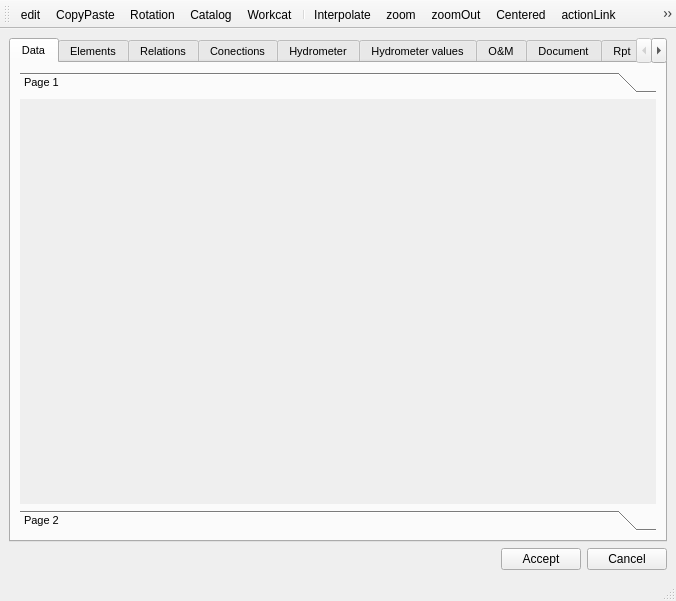
<?xml version="1.0" encoding="UTF-8"?>
<ui version="4.0">
 <class>ws_man_node</class>
 <widget class="QMainWindow" name="ws_man_node">
  <property name="geometry">
   <rect>
    <x>0</x>
    <y>0</y>
    <width>676</width>
    <height>601</height>
   </rect>
  </property>
  <property name="windowTitle">
   <string>Junction</string>
  </property>
  <widget class="QWidget" name="centralwidget">
   <layout class="QVBoxLayout" name="verticalLayout">
    <item>
     <layout class="QGridLayout" name="top_layout"/>
    </item>
    <item>
     <widget class="QTabWidget" name="tab_main">
      <property name="font">
       <font>
        <pointsize>8</pointsize>
        <weight>50</weight>
        <bold>false</bold>
       </font>
      </property>
      <property name="toolTip">
       <string/>
      </property>
      <property name="tabShape">
       <enum>QTabWidget::Rounded</enum>
      </property>
      <property name="currentIndex">
       <number>0</number>
      </property>
      <widget class="QWidget" name="tab_data">
       <attribute name="title">
        <string>Data</string>
       </attribute>
       <layout class="QVBoxLayout" name="verticalLayout_2">
        <item>
         <widget class="QToolBox" name="toolBox">
          <property name="currentIndex">
           <number>0</number>
          </property>
          <widget class="QWidget" name="page11">
           <property name="geometry">
            <rect>
             <x>0</x>
             <y>0</y>
             <width>634</width>
             <height>382</height>
            </rect>
           </property>
           <attribute name="label">
            <string>Page 1</string>
           </attribute>
           <layout class="QHBoxLayout" name="horizontalLayout_2">
            <item>
             <layout class="QGridLayout" name="layout_data_1"/>
            </item>
            <item>
             <layout class="QGridLayout" name="layout_data_2"/>
            </item>
           </layout>
          </widget>
          <widget class="QWidget" name="page12">
           <property name="geometry">
            <rect>
             <x>0</x>
             <y>0</y>
             <width>634</width>
             <height>382</height>
            </rect>
           </property>
           <attribute name="label">
            <string>Page 2</string>
           </attribute>
           <layout class="QHBoxLayout" name="horizontalLayout_3">
            <item>
             <layout class="QGridLayout" name="layout_data_3"/>
            </item>
           </layout>
          </widget>
         </widget>
        </item>
       </layout>
      </widget>
      <widget class="QWidget" name="tab_elements">
       <attribute name="title">
        <string>Elements</string>
       </attribute>
       <layout class="QGridLayout" name="gridLayout_2">
        <item row="0" column="0">
         <layout class="QHBoxLayout" name="horizontalLayout_4">
          <item>
           <widget class="QLineEdit" name="element_id">
            <property name="maximumSize">
             <size>
              <width>200</width>
              <height>16777215</height>
             </size>
            </property>
           </widget>
          </item>
          <item>
           <widget class="QPushButton" name="btn_insert">
            <property name="enabled">
             <bool>true</bool>
            </property>
            <property name="sizePolicy">
             <sizepolicy hsizetype="Fixed" vsizetype="Fixed">
              <horstretch>0</horstretch>
              <verstretch>0</verstretch>
             </sizepolicy>
            </property>
            <property name="maximumSize">
             <size>
              <width>24</width>
              <height>24</height>
             </size>
            </property>
            <property name="text">
             <string/>
            </property>
            <property name="icon">
             <iconset>
              <normaloff>../icons/111b.png</normaloff>../icons/111b.png</iconset>
            </property>
            <property name="iconSize">
             <size>
              <width>22</width>
              <height>22</height>
             </size>
            </property>
           </widget>
          </item>
          <item>
           <widget class="QPushButton" name="btn_delete">
            <property name="maximumSize">
             <size>
              <width>24</width>
              <height>24</height>
             </size>
            </property>
            <property name="text">
             <string/>
            </property>
            <property name="icon">
             <iconset>
              <normaloff>../icons/112b.png</normaloff>../icons/112b.png</iconset>
            </property>
            <property name="iconSize">
             <size>
              <width>22</width>
              <height>22</height>
             </size>
            </property>
           </widget>
          </item>
          <item>
           <widget class="QPushButton" name="btn_new_element">
            <property name="maximumSize">
             <size>
              <width>24</width>
              <height>24</height>
             </size>
            </property>
            <property name="text">
             <string/>
            </property>
            <property name="icon">
             <iconset>
              <normaloff>../icons/131b.png</normaloff>../icons/131b.png</iconset>
            </property>
            <property name="iconSize">
             <size>
              <width>22</width>
              <height>22</height>
             </size>
            </property>
           </widget>
          </item>
          <item>
           <spacer name="horizontalSpacer_2">
            <property name="orientation">
             <enum>Qt::Horizontal</enum>
            </property>
            <property name="sizeHint" stdset="0">
             <size>
              <width>40</width>
              <height>20</height>
             </size>
            </property>
           </spacer>
          </item>
          <item>
           <widget class="QPushButton" name="btn_open_element">
            <property name="maximumSize">
             <size>
              <width>24</width>
              <height>24</height>
             </size>
            </property>
            <property name="text">
             <string/>
            </property>
            <property name="icon">
             <iconset>
              <normaloff>../icons/134b.png</normaloff>../icons/134b.png</iconset>
            </property>
            <property name="iconSize">
             <size>
              <width>22</width>
              <height>22</height>
             </size>
            </property>
           </widget>
          </item>
         </layout>
        </item>
        <item row="1" column="0">
         <widget class="QTableView" name="tbl_element"/>
        </item>
       </layout>
      </widget>
      <widget class="QWidget" name="tab_relations">
       <attribute name="title">
        <string>Relations</string>
       </attribute>
       <layout class="QGridLayout" name="gridLayout">
        <item row="0" column="0">
         <layout class="QHBoxLayout" name="horizontalLayout_5">
          <item>
           <widget class="QTableView" name="tbl_relations"/>
          </item>
         </layout>
        </item>
       </layout>
      </widget>
      <widget class="QWidget" name="tab_connections">
       <attribute name="title">
        <string>Conections</string>
       </attribute>
       <layout class="QGridLayout" name="gridLayout_3">
        <item row="0" column="0">
         <layout class="QVBoxLayout" name="verticalLayout_3">
          <item>
           <widget class="QLabel" name="label">
            <property name="text">
             <string>Upstream features:</string>
            </property>
           </widget>
          </item>
          <item>
           <widget class="QTableView" name="tbl_upstream"/>
          </item>
          <item>
           <widget class="QLabel" name="label_2">
            <property name="text">
             <string>Downstream features:</string>
            </property>
           </widget>
          </item>
          <item>
           <widget class="QTableView" name="tbl_downstream"/>
          </item>
         </layout>
        </item>
       </layout>
      </widget>
      <widget class="QWidget" name="tab_hydrometer">
       <attribute name="title">
        <string>Hydrometer</string>
       </attribute>
       <layout class="QGridLayout" name="gridLayout_10">
        <item row="1" column="0">
         <layout class="QHBoxLayout" name="horizontalLayout_9">
          <item>
           <widget class="QLineEdit" name="txt_hydrometer_id">
            <property name="maximumSize">
             <size>
              <width>250</width>
              <height>250</height>
             </size>
            </property>
           </widget>
          </item>
          <item>
           <spacer name="horizontalSpacer_6">
            <property name="orientation">
             <enum>Qt::Horizontal</enum>
            </property>
            <property name="sizeHint" stdset="0">
             <size>
              <width>40</width>
              <height>20</height>
             </size>
            </property>
           </spacer>
          </item>
          <item>
           <widget class="QPushButton" name="btn_link">
            <property name="maximumSize">
             <size>
              <width>24</width>
              <height>24</height>
             </size>
            </property>
            <property name="text">
             <string/>
            </property>
           </widget>
          </item>
         </layout>
        </item>
        <item row="2" column="0">
         <widget class="QTableView" name="tbl_hydrometer"/>
        </item>
       </layout>
      </widget>
      <widget class="QWidget" name="tab_hydrometer_val">
       <attribute name="title">
        <string>Hydrometer values</string>
       </attribute>
       <layout class="QGridLayout" name="gridLayout_6">
        <item row="0" column="0">
         <widget class="QLabel" name="label_12">
          <property name="text">
           <string>Cat period filter :</string>
          </property>
         </widget>
        </item>
        <item row="2" column="0">
         <widget class="QTableView" name="tbl_hydrometer_value">
          <property name="sortingEnabled">
           <bool>true</bool>
          </property>
         </widget>
        </item>
        <item row="1" column="0">
         <layout class="QHBoxLayout" name="horizontalLayout_7">
          <item>
           <widget class="QComboBox" name="cmb_cat_period_id_filter"/>
          </item>
          <item>
           <spacer name="horizontalSpacer_4">
            <property name="orientation">
             <enum>Qt::Horizontal</enum>
            </property>
            <property name="sizeHint" stdset="0">
             <size>
              <width>40</width>
              <height>20</height>
             </size>
            </property>
           </spacer>
          </item>
         </layout>
        </item>
       </layout>
      </widget>
      <widget class="QWidget" name="tab_om">
       <attribute name="title">
        <string>O&amp;&amp;M</string>
       </attribute>
       <layout class="QGridLayout" name="gridLayout_14">
        <item row="4" column="0">
         <widget class="QTableView" name="tbl_event"/>
        </item>
        <item row="1" column="0">
         <widget class="Line" name="line_2">
          <property name="orientation">
           <enum>Qt::Horizontal</enum>
          </property>
         </widget>
        </item>
        <item row="0" column="0">
         <layout class="QGridLayout" name="gridLayout_15">
          <item row="0" column="1">
           <widget class="QLabel" name="label_9">
            <property name="text">
             <string>To:</string>
            </property>
           </widget>
          </item>
          <item row="0" column="0">
           <widget class="QLabel" name="label_8">
            <property name="text">
             <string>From:</string>
            </property>
           </widget>
          </item>
          <item row="0" column="2">
           <widget class="QLabel" name="label_10">
            <property name="text">
             <string>Parameter type:</string>
            </property>
           </widget>
          </item>
          <item row="0" column="3">
           <widget class="QLabel" name="label_11">
            <property name="text">
             <string>Parameter:</string>
            </property>
           </widget>
          </item>
          <item row="1" column="0">
           <widget class="QDateEdit" name="date_event_from">
            <property name="maximumSize">
             <size>
              <width>150</width>
              <height>16777215</height>
             </size>
            </property>
            <property name="calendarPopup">
             <bool>true</bool>
            </property>
           </widget>
          </item>
          <item row="1" column="1">
           <widget class="QDateEdit" name="date_event_to">
            <property name="maximumSize">
             <size>
              <width>150</width>
              <height>16777215</height>
             </size>
            </property>
            <property name="calendarPopup">
             <bool>true</bool>
            </property>
           </widget>
          </item>
          <item row="1" column="2">
           <widget class="QComboBox" name="event_type"/>
          </item>
          <item row="1" column="3">
           <widget class="QComboBox" name="event_id"/>
          </item>
         </layout>
        </item>
        <item row="3" column="0">
         <layout class="QHBoxLayout" name="horizontalLayout_10">
          <item>
           <widget class="QPushButton" name="btn_open_visit">
            <property name="maximumSize">
             <size>
              <width>24</width>
              <height>24</height>
             </size>
            </property>
            <property name="text">
             <string/>
            </property>
            <property name="icon">
             <iconset>
              <normaloff>../icons/65b.png</normaloff>../icons/65b.png</iconset>
            </property>
            <property name="iconSize">
             <size>
              <width>22</width>
              <height>22</height>
             </size>
            </property>
           </widget>
          </item>
          <item>
           <widget class="QPushButton" name="btn_new_visit">
            <property name="maximumSize">
             <size>
              <width>24</width>
              <height>24</height>
             </size>
            </property>
            <property name="text">
             <string/>
            </property>
           </widget>
          </item>
          <item>
           <spacer name="horizontalSpacer_7">
            <property name="orientation">
             <enum>Qt::Horizontal</enum>
            </property>
            <property name="sizeHint" stdset="0">
             <size>
              <width>40</width>
              <height>20</height>
             </size>
            </property>
           </spacer>
          </item>
          <item>
           <widget class="QPushButton" name="btn_open_gallery">
            <property name="maximumSize">
             <size>
              <width>24</width>
              <height>24</height>
             </size>
            </property>
            <property name="text">
             <string/>
            </property>
           </widget>
          </item>
          <item>
           <widget class="QPushButton" name="btn_open_visit_doc">
            <property name="maximumSize">
             <size>
              <width>24</width>
              <height>24</height>
             </size>
            </property>
            <property name="text">
             <string/>
            </property>
           </widget>
          </item>
          <item>
           <widget class="QPushButton" name="btn_open_visit_event">
            <property name="maximumSize">
             <size>
              <width>24</width>
              <height>24</height>
             </size>
            </property>
            <property name="text">
             <string/>
            </property>
           </widget>
          </item>
         </layout>
        </item>
       </layout>
      </widget>
      <widget class="QWidget" name="tab_documents">
       <attribute name="title">
        <string>Document</string>
       </attribute>
       <layout class="QGridLayout" name="gridLayout_5">
        <item row="0" column="0">
         <layout class="QGridLayout" name="gridLayout_4" rowstretch="0,0" columnstretch="0,0,0" rowminimumheight="0,0" columnminimumwidth="0,0,0">
          <property name="sizeConstraint">
           <enum>QLayout::SetDefaultConstraint</enum>
          </property>
          <property name="verticalSpacing">
           <number>6</number>
          </property>
          <item row="1" column="1">
           <widget class="QDateEdit" name="date_document_to">
            <property name="calendarPopup">
             <bool>true</bool>
            </property>
           </widget>
          </item>
          <item row="1" column="2">
           <widget class="QComboBox" name="doc_type"/>
          </item>
          <item row="0" column="2">
           <widget class="QLabel" name="label_3">
            <property name="text">
             <string>Type:</string>
            </property>
           </widget>
          </item>
          <item row="0" column="0">
           <widget class="QLabel" name="label_4">
            <property name="text">
             <string>From:</string>
            </property>
           </widget>
          </item>
          <item row="1" column="0">
           <widget class="QDateEdit" name="date_document_from">
            <property name="calendarPopup">
             <bool>true</bool>
            </property>
           </widget>
          </item>
          <item row="0" column="1">
           <widget class="QLabel" name="label_5">
            <property name="text">
             <string>To:</string>
            </property>
           </widget>
          </item>
         </layout>
        </item>
        <item row="2" column="0">
         <layout class="QHBoxLayout" name="horizontalLayout_6">
          <property name="topMargin">
           <number>0</number>
          </property>
          <item>
           <widget class="QLabel" name="label_7">
            <property name="text">
             <string>Doc id:</string>
            </property>
           </widget>
          </item>
          <item>
           <widget class="QLineEdit" name="doc_id">
            <property name="maximumSize">
             <size>
              <width>200</width>
              <height>16777215</height>
             </size>
            </property>
           </widget>
          </item>
          <item>
           <widget class="QPushButton" name="btn_doc_insert">
            <property name="maximumSize">
             <size>
              <width>24</width>
              <height>24</height>
             </size>
            </property>
            <property name="text">
             <string/>
            </property>
            <property name="icon">
             <iconset>
              <normaloff>../icons/111b.png</normaloff>../icons/111b.png</iconset>
            </property>
            <property name="iconSize">
             <size>
              <width>22</width>
              <height>22</height>
             </size>
            </property>
           </widget>
          </item>
          <item>
           <widget class="QPushButton" name="btn_doc_delete">
            <property name="maximumSize">
             <size>
              <width>24</width>
              <height>24</height>
             </size>
            </property>
            <property name="text">
             <string/>
            </property>
            <property name="icon">
             <iconset>
              <normaloff>../icons/112b.png</normaloff>../icons/112b.png</iconset>
            </property>
            <property name="iconSize">
             <size>
              <width>22</width>
              <height>22</height>
             </size>
            </property>
           </widget>
          </item>
          <item>
           <widget class="QPushButton" name="btn_doc_new">
            <property name="maximumSize">
             <size>
              <width>24</width>
              <height>24</height>
             </size>
            </property>
            <property name="text">
             <string/>
            </property>
            <property name="icon">
             <iconset>
              <normaloff>../icons/131b.png</normaloff>../icons/131b.png</iconset>
            </property>
            <property name="iconSize">
             <size>
              <width>22</width>
              <height>22</height>
             </size>
            </property>
           </widget>
          </item>
          <item>
           <spacer name="horizontalSpacer_3">
            <property name="orientation">
             <enum>Qt::Horizontal</enum>
            </property>
            <property name="sizeHint" stdset="0">
             <size>
              <width>40</width>
              <height>20</height>
             </size>
            </property>
           </spacer>
          </item>
          <item>
           <widget class="QPushButton" name="btn_open_doc">
            <property name="maximumSize">
             <size>
              <width>24</width>
              <height>24</height>
             </size>
            </property>
            <property name="text">
             <string/>
            </property>
            <property name="icon">
             <iconset>
              <normaloff>../icons/170b.png</normaloff>../icons/170b.png</iconset>
            </property>
            <property name="iconSize">
             <size>
              <width>22</width>
              <height>22</height>
             </size>
            </property>
           </widget>
          </item>
         </layout>
        </item>
        <item row="3" column="0">
         <widget class="QTableView" name="tbl_document"/>
        </item>
        <item row="1" column="0">
         <widget class="Line" name="line">
          <property name="orientation">
           <enum>Qt::Horizontal</enum>
          </property>
         </widget>
        </item>
       </layout>
      </widget>
      <widget class="QWidget" name="tab_rpt">
       <attribute name="title">
        <string>Rpt</string>
       </attribute>
       <layout class="QGridLayout" name="gridLayout_17">
        <item row="0" column="0">
         <layout class="QGridLayout" name="rpt_layout1"/>
        </item>
       </layout>
      </widget>
      <widget class="QWidget" name="tab_plan">
       <attribute name="title">
        <string>Plan</string>
       </attribute>
       <layout class="QGridLayout" name="gridLayout_20">
        <item row="0" column="0">
         <layout class="QGridLayout" name="plan_layout"/>
        </item>
       </layout>
      </widget>
     </widget>
    </item>
    <item>
     <layout class="QGridLayout" name="bot_layout_1"/>
    </item>
    <item>
     <layout class="QGridLayout" name="bot_layout_2"/>
    </item>
    <item>
     <layout class="QHBoxLayout" name="horizontalLayout">
      <item>
       <spacer name="horizontalSpacer">
        <property name="orientation">
         <enum>Qt::Horizontal</enum>
        </property>
        <property name="sizeHint" stdset="0">
         <size>
          <width>40</width>
          <height>20</height>
         </size>
        </property>
       </spacer>
      </item>
      <item>
       <widget class="QPushButton" name="btn_accept">
        <property name="text">
         <string>Accept</string>
        </property>
       </widget>
      </item>
      <item>
       <widget class="QPushButton" name="btn_cancel">
        <property name="text">
         <string>Cancel</string>
        </property>
       </widget>
      </item>
     </layout>
    </item>
   </layout>
  </widget>
  <widget class="QStatusBar" name="statusbar"/>
  <widget class="QToolBar" name="toolBar">
   <property name="windowTitle">
    <string>toolBar</string>
   </property>
   <property name="iconSize">
    <size>
     <width>20</width>
     <height>18</height>
    </size>
   </property>
   <attribute name="toolBarArea">
    <enum>TopToolBarArea</enum>
   </attribute>
   <attribute name="toolBarBreak">
    <bool>false</bool>
   </attribute>
   <addaction name="actionEdit"/>
   <addaction name="actionCopyPaste"/>
   <addaction name="actionRotation"/>
   <addaction name="actionCatalog"/>
   <addaction name="actionWorkcat"/>
   <addaction name="separator"/>
   <addaction name="actionInterpolate"/>
   <addaction name="actionZoom"/>
   <addaction name="actionZoomOut"/>
   <addaction name="actionCentered"/>
   <addaction name="actionLink"/>
   <addaction name="actionSection"/>
   <addaction name="separator"/>
   <addaction name="actionHelp"/>
  </widget>
  <action name="actionZoom">
   <property name="icon">
    <iconset>
     <normaloff>../icons/103.png</normaloff>../icons/103.png</iconset>
   </property>
   <property name="text">
    <string>zoom</string>
   </property>
   <property name="toolTip">
    <string>Zoom</string>
   </property>
   <property name="visible">
    <bool>true</bool>
   </property>
  </action>
  <action name="actionCentered">
   <property name="icon">
    <iconset>
     <normaloff>../icons/104.png</normaloff>../icons/104.png</iconset>
   </property>
   <property name="text">
    <string>Centered</string>
   </property>
   <property name="visible">
    <bool>true</bool>
   </property>
  </action>
  <action name="actionZoomOut">
   <property name="icon">
    <iconset>
     <normaloff>../icons/107.png</normaloff>../icons/107.png</iconset>
   </property>
   <property name="text">
    <string>zoomOut</string>
   </property>
   <property name="toolTip">
    <string>Zoom Out</string>
   </property>
   <property name="visible">
    <bool>true</bool>
   </property>
  </action>
  <action name="actionCopyPaste">
   <property name="checkable">
    <bool>true</bool>
   </property>
   <property name="icon">
    <iconset>
     <normaloff>../icons/107b.png</normaloff>../icons/107b.png</iconset>
   </property>
   <property name="text">
    <string>CopyPaste</string>
   </property>
   <property name="toolTip">
    <string>Copy&amp;Paste</string>
   </property>
   <property name="visible">
    <bool>true</bool>
   </property>
  </action>
  <action name="actionRotation">
   <property name="icon">
    <iconset>
     <normaloff>../icons/107c.png</normaloff>../icons/107c.png</iconset>
   </property>
   <property name="text">
    <string>Rotation</string>
   </property>
   <property name="visible">
    <bool>true</bool>
   </property>
  </action>
  <action name="actionLink">
   <property name="icon">
    <iconset>
     <normaloff>../icons/173.png</normaloff>../icons/173.png</iconset>
   </property>
   <property name="text">
    <string>actionLink</string>
   </property>
   <property name="toolTip">
    <string>Link</string>
   </property>
   <property name="visible">
    <bool>true</bool>
   </property>
  </action>
  <action name="actionEdit">
   <property name="checkable">
    <bool>true</bool>
   </property>
   <property name="icon">
    <iconset>
     <normaloff>../icons/101.png</normaloff>../icons/101.png</iconset>
   </property>
   <property name="text">
    <string>edit</string>
   </property>
   <property name="toolTip">
    <string>Edit</string>
   </property>
   <property name="visible">
    <bool>true</bool>
   </property>
  </action>
  <action name="actionWorkcat">
   <property name="icon">
    <iconset>
     <normaloff>../icons/193.png</normaloff>../icons/193.png</iconset>
   </property>
   <property name="text">
    <string>Workcat</string>
   </property>
   <property name="visible">
    <bool>true</bool>
   </property>
  </action>
  <action name="actionCatalog">
   <property name="text">
    <string>Catalog</string>
   </property>
   <property name="visible">
    <bool>true</bool>
   </property>
  </action>
  <action name="actionHelp">
   <property name="icon">
    <iconset>
     <normaloff>../icons/73.png</normaloff>../icons/73.png</iconset>
   </property>
   <property name="text">
    <string>Help</string>
   </property>
   <property name="toolTip">
    <string>Help</string>
   </property>
   <property name="visible">
    <bool>true</bool>
   </property>
  </action>
  <action name="actionInterpolate">
   <property name="icon">
    <iconset>
     <normaloff>../icons/194.png</normaloff>../icons/194.png</iconset>
   </property>
   <property name="text">
    <string>Interpolate</string>
   </property>
   <property name="toolTip">
    <string>Interpolate</string>
   </property>
   <property name="visible">
    <bool>true</bool>
   </property>
  </action>
  <action name="actionSection">
   <property name="text">
    <string>Section</string>
   </property>
   <property name="toolTip">
    <string>Show section</string>
   </property>
   <property name="visible">
    <bool>true</bool>
   </property>
  </action>
 </widget>
 <tabstops>
  <tabstop>tab_main</tabstop>
 </tabstops>
 <resources/>
 <connections/>
</ui>
